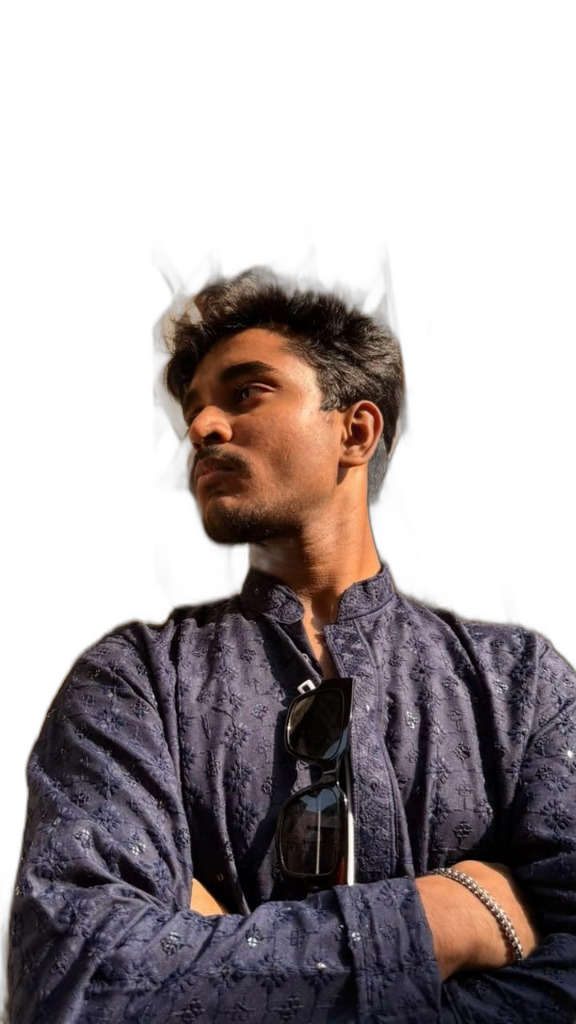
#> input picture assets/id.png, 576 x 1024 px, found by its file name
$ python build_portfolio_svgs.py
#> lines starting #> are read from the running program, lines starting #| are printed output that depends on the picture
import base64
import os
from PIL import Image
import io

ASSETS_DIR = r"C:\Users\meyon moyukh\.gemini\antigravity\scratch\mayukhbyte\assets"
os.makedirs(ASSETS_DIR, exist_ok=True)

def get_b64(path, max_dim=500):
#> called with max_dim = 500
    im = Image.open(path)
#> im is the input picture: PIL image 576x1024 RGBA; mean R, G, B, A 38.9, 31.2, 32.1, 122.2
    ratio = max_dim / max(im.size)
    if ratio < 1.0:
        im = im.resize((int(im.width * ratio), int(im.height * ratio)), Image.LANCZOS)
#> im: PIL image 281x500 RGBA
    buf = io.BytesIO()
    im.save(buf, format="PNG", optimize=True)
    return base64.b64encode(buf.getvalue()).decode("utf-8")

id_b64 = get_b64(os.path.join(ASSETS_DIR, "id.png"), 500)
char_b64 = get_b64(os.path.join(ASSETS_DIR, "right_pointing.png"), 500)
#> call 2 of get_b64, with max_dim = 500
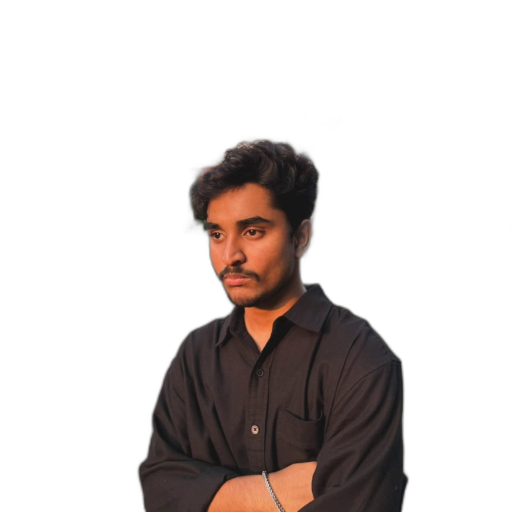
#> input picture assets/right_pointing.png, 1024 x 1024 px, found by its file name (shown at 1/2 size)
#> in get_b64, im is the input picture: PIL image 1024x1024 RGBA; mean R, G, B, A 19.6, 13.8, 12, 62.5
#> in get_b64 (call 2), `im = im.resize((int(im.width * ratio), int(im.height * ratio)), Image...`:
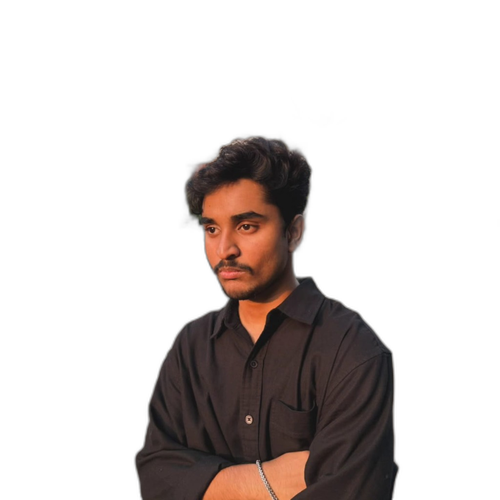
#> im: PIL image 500x500 RGBA; mean R, G, B, A 19.5, 13.7, 12, 62.5; transparent parts drawn white
#> (the rest of the program and of its run is left out)
